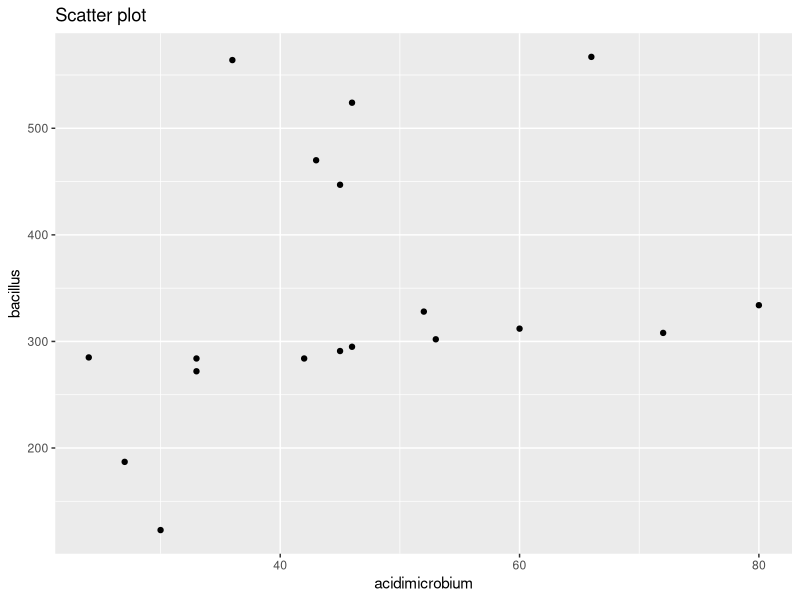
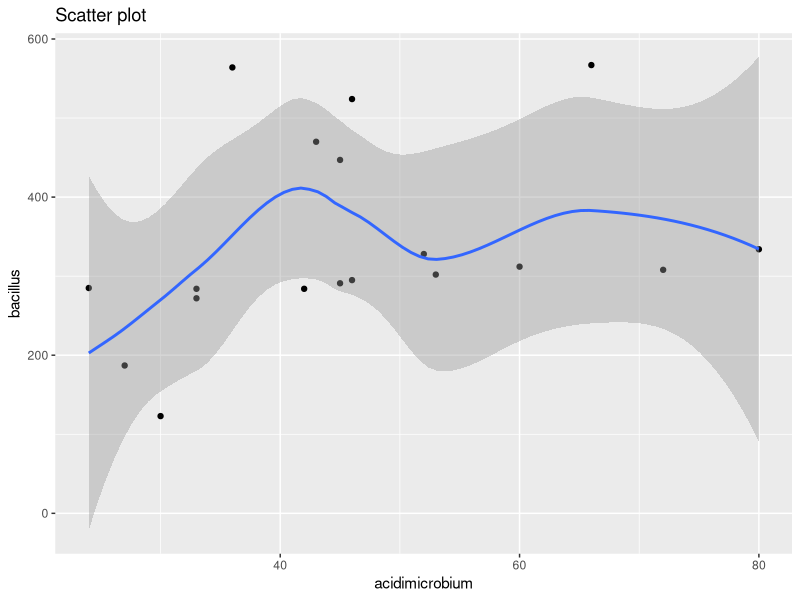
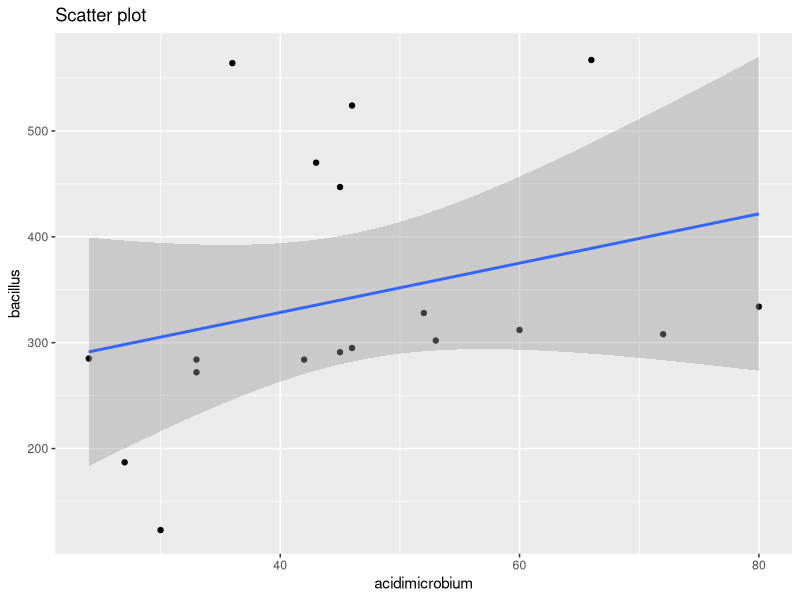

Reproduce these figures in R, in order. (Note: this script raises an error after producing the figures.)
#Data Visualization using ggplot2
#ggplot2 is part of the collection of packages within tidyverse.

#Import Farm_system.xlsx and Child_data.xlsx into R.

library(readxl)
library(tidyverse)
Farm <- read_excel("Farm_system.xlsx")
child_data <- read_excel("Child_data.xlsx")

#Plot bacillulus vs acidimicrobium
ggplot(Farm, aes(x=acidimicrobium, y=bacillus)) + 
  geom_point() + 
  labs(title= "Scatter plot", x= "acidimicrobium",y= "bacillus")

#Add a smooth line
ggplot(Farm, aes(x=acidimicrobium, y=bacillus)) + 
  geom_point() + 
  geom_smooth()+
  labs(title= "Scatter plot", x= "acidimicrobium",y= "bacillus")

#Add a smooth straight line
ggplot(Farm, aes(x=acidimicrobium, y=bacillus)) + 
  geom_point() + 
  geom_smooth(method="lm")+
  labs(title= "Scatter plot", x= "acidimicrobium",y= "bacillus")

ggplot(Farm, aes(x=acidimicrobium, y=bacillus, color = System ))+ 
  geom_point() + 
  facet_grid(cols = vars(Species))+
  labs(title= "Scatter plot", x= "acidimicrobium",y= "bacillus")

ggplot(Farm, aes(x=acidimicrobium, y=bacillus, color = System))+ 
  geom_point() + 
  facet_grid(cols = vars(System))+
  labs(title= "Scatter plot", x= "acidimicrobium",y= "bacillus")

#Graph 6 and 7
#Facet column
ggplot(Farm, aes(x=acidimicrobium, y=bacillus, color = System))+ 
  geom_point() + 
  geom_smooth(method="lm")+
  facet_grid(cols = vars(System))+
  labs(title= "Scatter plot", x= "acidimicrobium",y= "bacillus")

#Facet rows
ggplot(Farm, aes(x=acidimicrobium, y=bacillus, color = System))+ 
  geom_point() + 
  geom_smooth(method="lm")+
  facet_grid(rows = vars(System))+
  labs(title= "Scatter plot", x= "acidimicrobium",y= "bacillus")

#Boxplot
ggplot(Farm, aes(x=System, y=bacillus, color = System)) + 
  geom_boxplot() + 
  labs(title= "Box plot of bacillus", x= "System ", y= "bacillus")

#Child data
child_data %>%
  mutate(Change_Month = fct_relevel(Change_Month, "0 to 5", "6 to 11", "12 to 23","24 to 35")) %>%
  ggplot(aes(x=Change_Month, fill = Change_Month)) + 
  geom_bar()+
  labs(title ="Bar graph of ages of children", x="Months", y="Number of children")

#Horizontal plot
child_data %>%
  mutate(Change_Month = fct_relevel(Change_Month, "0 to 5", "6 to 11", "12 to 23","24 to 35")) %>%
  ggplot(aes(x=Change_Month, fill = Change_Month)) + 
  geom_bar()+
  coord_flip()+
  labs(title ="Bar graph of ages of children", x="Months", y="Number of children")

  





